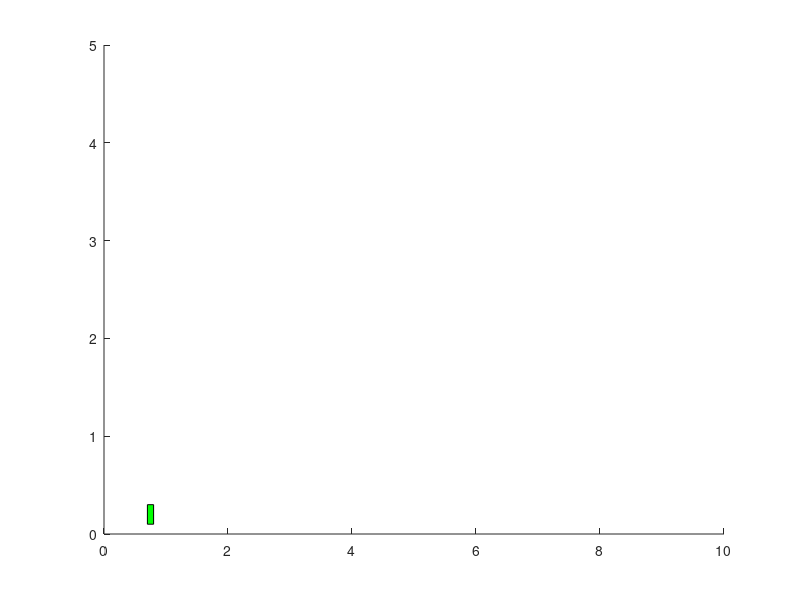

Source code (MATLAB): (Note: this script raises an error after producing the figure.)
clear all
close all

f = figure;
axis([0, 10, 0, 5])

greenrect = rectangle('Position',[0.7 0.1 0.1 0.2]);
set(greenrect,'FaceColor','g');
draggable(greenrect);

hold on

a = rand(2, 2) + 1;
im = imagesc(a);
draggable(im, 'none', [-inf inf -inf inf]);

im.XData
im.YData
